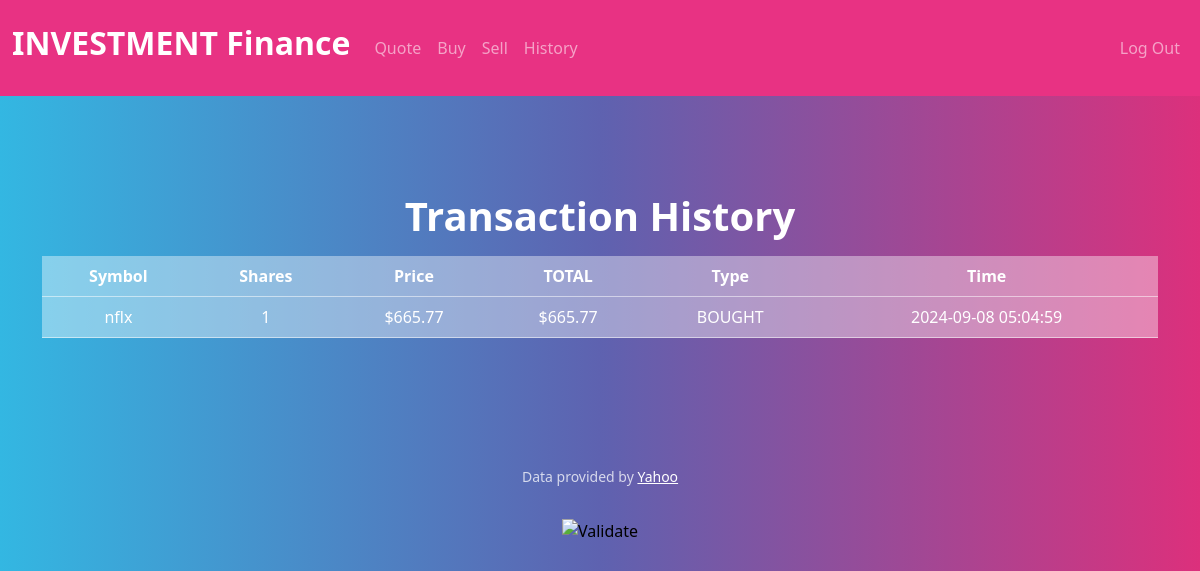
Page /history (signed in) on the earlier database version.
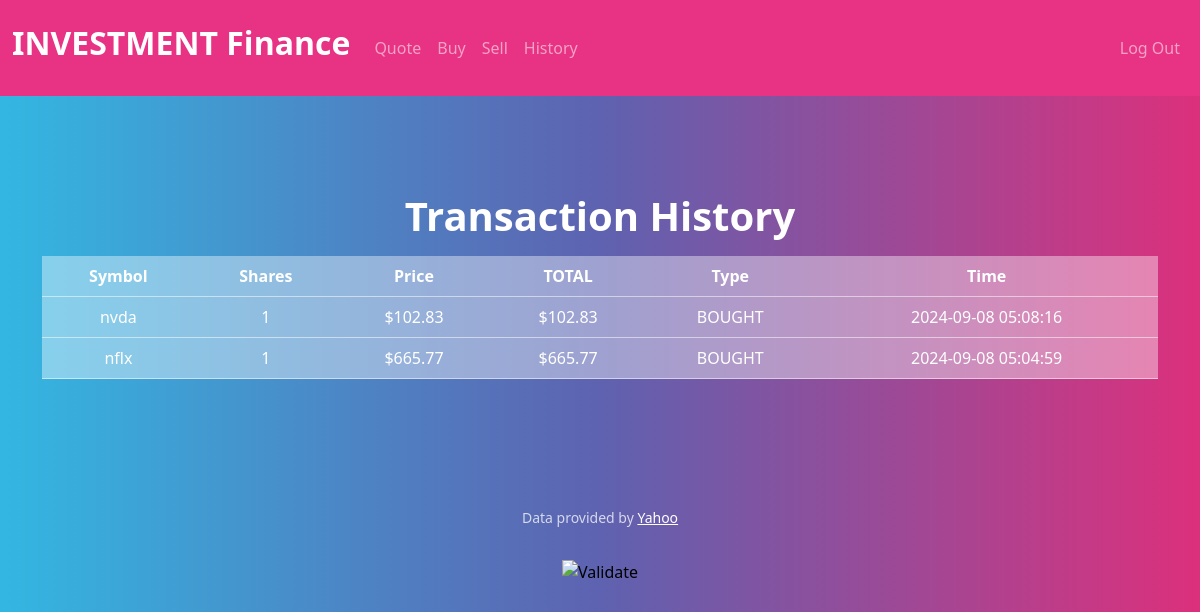
Same page on the later database version.
### tables this page shows
CREATE TABLE transactions (
id INTEGER PRIMARY KEY AUTOINCREMENT NOT NULL,
user_id INTEGER NOT NULL,
symbol TEXT NOT NULL,
shares INTEGER NOT NULL,
price REAL NOT NULL,
total NUMERIC NOT NULL,
transaction_type TEXT NOT NULL, transaction_time TIMESTAMP DEFAULT CURRENT_TIMESTAMP,
FOREIGN KEY (user_id) REFERENCES users(id)
);

### app.py (the view)
@app.route("/history", methods=["GET","POST"])
@login_required
def history():
    user_id = session["user_id"]
    transactions = db.execute("""
                              SELECT symbol, price, shares, total, transaction_time, transaction_type
                              FROM transactions
                              WHERE user_id = ?
                              ORDER BY transaction_time DESC""",
                              user_id)
    return render_template("history.html", transactions=transactions)

### app.py (called while the page is built)
@app.after_request
def after_request(response):
    response.headers["Cache-Control"] = "no-cache, no-store, must-revalidate"
    response.headers["Expires"] = 0
    response.headers["Pragma"] = "no-cache"
    return response

### templates/helpers.py (called while the page is built)
def login_required(f):
    @wraps(f)
    def decorated_function(*args, **kwargs):
        if session.get("user_id") is None:
            return redirect("/login")
        return f(*args, **kwargs)
    return decorated_function

def usd(value):
    return f"${value:,.2f}"

### templates/history.html (shortened to what this page needs)
{% extends "layout.html" %}
{% block main %}
    <h1>Transaction History</h1>
    <div class="table-responsive">
        <table class="table table-hover">
            <thead>
                <tr class="table-secondary">
                    <th>Symbol</th>
                    <th>Shares</th>
                    <th>Price</th>
                    <th>TOTAL</th>
                    <th>Type</th>
                    <th>Time</th>
                </tr>
            </thead>
            <tbody>
                {% for stock in transactions %}
                    <tr class="table-secondary">
                        <td>{{ stock.symbol }}</td>
                        <td>{{ stock.shares }}</td>
                        <td>{{ stock.price | usd }}</td>
                        <td>{{ stock.total | usd }}</td>
                        <td>{{ stock.transaction_type }}</td>
                        <td>{{ stock.transaction_time }}</td>
                    </tr>
                {% endfor %}
            </tbody>
        </table>
    </div>
{% endblock %}

### templates/layout.html (shortened to what this page needs)
<!DOCTYPE html>
<html lang="en">
    <head>
        <link href="/static/bootstrap.min.css" rel="stylesheet">
        <link href="/static/styles.css" rel="stylesheet">
    </head>
    <body>
        <nav class="navbar navbar-expand-lg bg-primary" data-bs-theme="dark">
            <div class="container-fluid">
                <h1>
                    <a class="navbar-brand" href="/">INVESTMENT Finance</a>
                </h1>
                <div class="collapse navbar-collapse" id="navbarColor01">
                    <ul class="navbar-nav me-auto">
                        {% if session["user_id"] %}
                            <li class="nav-item">
                                <a class="nav-link" href="/quote">Quote</a>
                            </li>
                            <li class="nav-item">
                                <a class="nav-link" href="/buy">Buy</a>
                            </li>
                            <li class="nav-item">
                                <a class="nav-link" href="/sell">Sell</a>
                            </li>
                            <li class="nav-item">
                                <a class="nav-link" href="/history">History</a>
                            </li>
                        {% endif %}
                    </ul>
                    {% if session["user_id"] %}
                        <ul class="navbar-nav ms-auto">
                            <li class="nav-item">
                                <a class="nav-link" href="/logout">Log Out</a>
                            </li>
                        </ul>
                    {% endif %}
                </div>
            </div>
        </nav>
        <main class="container py-5 text-center">
            {% block main %}{% endblock %}
        </main>
        <footer class="mb-5">
            <p class="mb-3 small text-center text-muted">
                Data provided by <a href="https://finance.yahoo.com/">Yahoo</a>
            </p>
            <form action="https://validator.w3.org/check" class="text-center" enctype="multipart/form-data" method="post" target="_blank">
                <input alt="Validate" src="/static/I_heart_validator.png" type="image">
            </form>
        </footer>
    </body>
</html>

### static/styles.css (style rules this page uses)
nav .navbar-brand { font-size: xx-large; }

Differences in the rows shown:
added transactions: symbol "nvda", shares "1", price "$102.83", total "$102.83", transaction_type "BOUGHT", transaction_time "2024-09-08 05:08:16"
